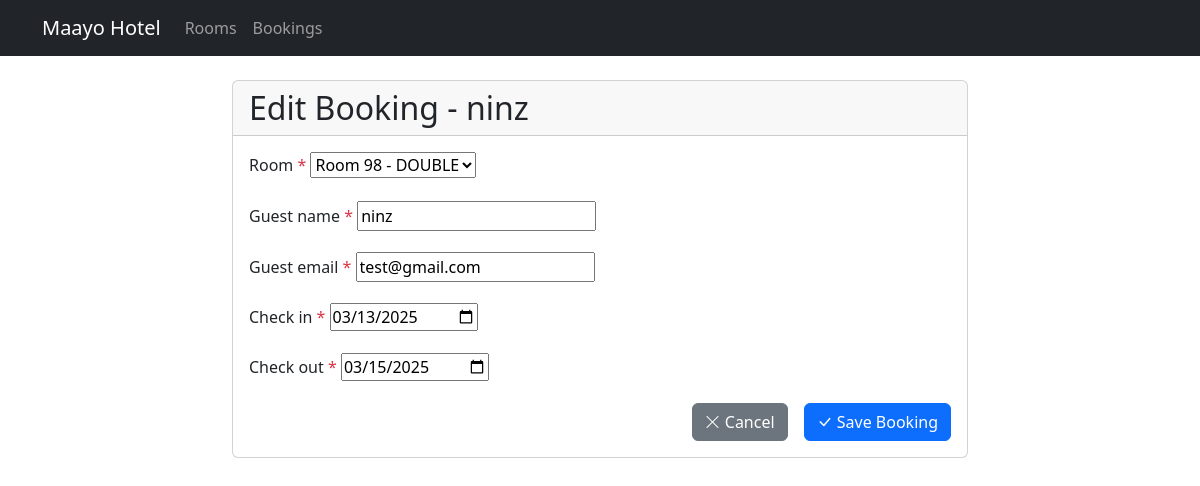
/bookings/booking/6/update/, run on the app's committed database.
### bookings/models.py (models this page shows, shortened)
class Booking(models.Model):
    room = models.ForeignKey(Room, on_delete=models.CASCADE, related_name='bookings')
    guest_name = models.CharField(max_length=100)
    guest_email = models.EmailField()
    check_in = models.DateField()
    check_out = models.DateField()
    created_at = models.DateTimeField(auto_now_add=True)
    class Meta:
        ordering = ['-check_in']

### bookings/views.py (the view, shortened to what this page needs)
# urls.py: path('booking/<int:pk>/update/', views.BookingUpdateView.as_view(), name='booking_update'),
class BookingUpdateView(UpdateView):
    model = Booking
    form_class = BookingForm
    template_name = 'bookings/booking_form.html'
    success_url = reverse_lazy('bookings:booking_list')

### bookings/forms.py (shortened to what this page needs)
class BookingForm(forms.ModelForm):
    class Meta:
        model = Booking
        fields = ['room', 'guest_name', 'guest_email', 'check_in', 'check_out']
        widgets = {
            'check_in': forms.DateInput(attrs={'type': 'date'}),
            'check_out': forms.DateInput(attrs={'type': 'date'}),
        }
    def __init__(self, *args, **kwargs):
        super().__init__(*args, **kwargs)
        self.fields['room'].queryset = Room.objects.filter(is_available=True)

### bookings/models.py (called while the page is built)
    def __str__(self):
         return f"Room {self.room_number} - {self.room_type}"

### bookings/templates/bookings/booking_form.html (shortened to what this page needs)
{% extends 'bookings/base.html' %}
{% block content %}
<div class="row justify-content-center">
    <div class="col-md-8">
        <div class="card">
            <div class="card-header">
                <h2 class="card-title mb-0">
                    {% if form.instance.pk %}
                        Edit Booking - {{ form.instance.guest_name }}
                    {% else %}
                        New Booking
                    {% endif %}
                </h2>
            </div>
            <div class="card-body">
                <form method="post" novalidate>
                    {% for field in form %}
                    <div class="mb-3">
                        <label for="{{ field.id_for_label }}" class="form-label">
                            {{ field.label }}
                            {% if field.field.required %}
                                <span class="text-danger">*</span>
                            {% endif %}
                        </label>
                        {{ field }}
                    </div>
                    {% endfor %}
                    <div class="d-grid gap-2 d-md-flex justify-content-md-end">
                        <a href="{% url 'bookings:booking_list' %}" class="btn btn-secondary me-md-2">
                            <i class="bi bi-x-lg"></i> Cancel
                        </a>
                        <button type="submit" class="btn btn-primary">
                            <i class="bi bi-check-lg"></i> Save Booking
                        </button>
                    </div>
                </form>
            </div>
        </div>
    </div>
</div>
{% endblock %}

### data on the page
Booking: instance.guest_name "ninz", form "Room 98 - DOUBLE" "ninz" "test@gmail.com" "03/13/2025" "03/15/2025"

### other printed values
{{ field.label }} "Room" "Guest name" "Guest email" "Check in" "Check out"
